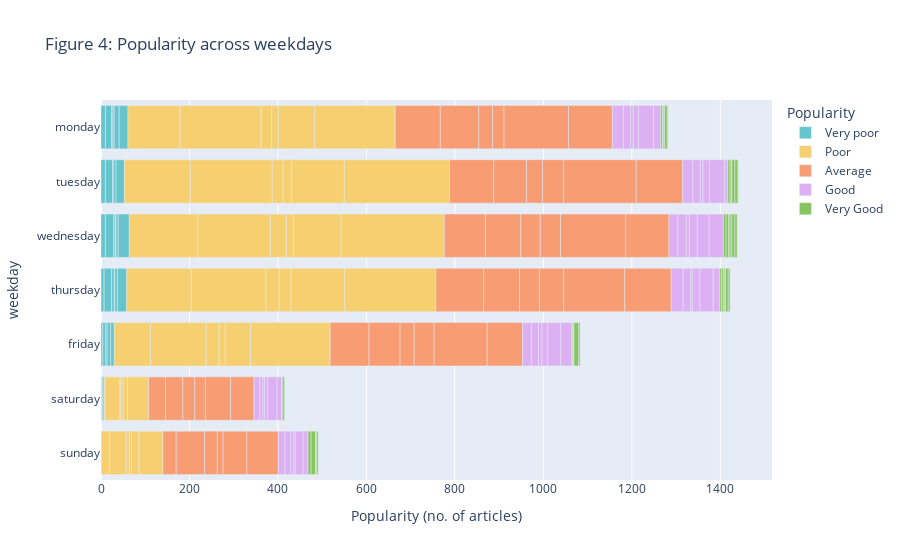

The code cell stored with this chart in its notebook:
### Code cell
fig1 = px.bar(data, x = "shares", y = "weekday", color = "Popularity", orientation = "h",
             labels = {
                 "shares": "Popularity (no. of articles)",
                 "weekday": "weekday"
             },
             title = "Figure 4: Popularity across weekdays", 
             color_discrete_sequence=px.colors.qualitative.Pastel,
             category_orders = {
                 "Popularity": ["Very poor", "Poor", "Average", "Good", "Very Good"],
                 "weekday": ["monday", "tuesday", "wednesday", "thursday", "friday", "saturday", "sunday"]}
             )

fig1.show()

### Figure 1 — Plotly figure (JSON) as saved in the notebook; plotly's stock layout.template omitted (floating-point values rounded to 4 significant figures)
{"data": [{"alignmentgroup": "True", "hovertemplate": "Popularity=Very poor<br>Popularity (no. of articles)=%{x}<br>weekday=%{y}<extra></extra>", "legendgroup": "Very poor", "marker": {"color": "rgb(102, 197, 204)"}, "name": "Very poor", "offsetgroup": "Very poor", "orientation": "h", "showlegend": true, "textposition": "auto", "type": "bar", "x": [4, 7, 3, 8, 8, 10, 14, 3, 3, 11, 20, 1, 1, 2, 3, 1, 7, 17, 6, 1, 6, 21, 10, 16, 2, 6, 19, 10, 19, 3, 2, 5, 25], "xaxis": "x", "y": ["friday", "friday", "friday", "friday", "friday", "monday", "monday", "monday", "monday", "monday", "monday", "saturday", "saturday", "saturday", "saturday", "sunday", "thursday", "thursday", "thursday", "thursday", "thursday", "thursday", "tuesday", "tuesday", "tuesday", "tuesday", "tuesday", "wednesday", "wednesday", "wednesday", "wednesday", "wednesday", "wednesday"], "yaxis": "y"}, {"alignmentgroup": "True", "hovertemplate": "Popularity=Poor<br>Popularity (no. of articles)=%{x}<br>weekday=%{y}<extra></extra>", "legendgroup": "Poor", "marker": {"color": "rgb(246, 207, 113)"}, "name": "Poor", "offsetgroup": "Poor", "orientation": "h", "showlegend": true, "textposition": "auto", "type": "bar", "x": [82, 126, 29, 14, 57, 180, 118, 183, 24, 15, 82, 182, 2, 34, 2, 5, 10, 48, 18, 38, 7, 5, 17, 54, 146, 169, 30, 27, 121, 206, 149, 185, 25, 19, 119, 238, 155, 164, 36, 16, 108, 233], "xaxis": "x", "y": ["friday", "friday", "friday", "friday", "friday", "friday", "monday", "monday", "monday", "monday", "monday", "monday", "saturday", "saturday", "saturday", "saturday", "saturday", "saturday", "sunday", "sunday", "sunday", "sunday", "sunday", "sunday", "thursday", "thursday", "thursday", "thursday", "thursday", "thursday", "tuesday", "tuesday", "tuesday", "tuesday", "tuesday", "tuesday", "wednesday", "wednesday", "wednesday", "wednesday", "wednesday", "wednesday"], "yaxis": "y"}, {"alignmentgroup": "True", "hovertemplate": "Popularity=Average<br>Popularity (no. of articles)=%{x}<br>weekday=%{y}<extra></extra>", "legendgroup": "Average", "marker": {"color": "rgb(248, 156, 116)"}, "name": "Average", "offsetgroup": "Average", "orientation": "h", "showlegend": true, "textposition": "auto", "type": "bar", "x": [88, 70, 32, 45, 120, 80, 102, 87, 31, 26, 146, 99, 38, 39, 27, 24, 57, 53, 30, 64, 29, 13, 54, 71, 108, 81, 45, 55, 138, 105, 100, 74, 36, 48, 164, 105, 93, 80, 44, 46, 147, 98], "xaxis": "x", "y": ["friday", "friday", "friday", "friday", "friday", "friday", "monday", "monday", "monday", "monday", "monday", "monday", "saturday", "saturday", "saturday", "saturday", "saturday", "saturday", "sunday", "sunday", "sunday", "sunday", "sunday", "sunday", "thursday", "thursday", "thursday", "thursday", "thursday", "thursday", "tuesday", "tuesday", "tuesday", "tuesday", "tuesday", "tuesday", "wednesday", "wednesday", "wednesday", "wednesday", "wednesday", "wednesday"], "yaxis": "y"}, {"alignmentgroup": "True", "hovertemplate": "Popularity=Good<br>Popularity (no. of articles)=%{x}<br>weekday=%{y}<extra></extra>", "legendgroup": "Good", "marker": {"color": "rgb(220, 176, 242)"}, "name": "Good", "offsetgroup": "Good", "orientation": "h", "showlegend": true, "textposition": "auto", "type": "bar", "x": [20, 16, 8, 13, 29, 25, 25, 16, 6, 12, 34, 16, 13, 7, 4, 7, 21, 10, 15, 13, 7, 3, 18, 11, 27, 17, 4, 17, 30, 15, 23, 17, 6, 15, 34, 7, 20, 19, 7, 18, 27, 32], "xaxis": "x", "y": ["friday", "friday", "friday", "friday", "friday", "friday", "monday", "monday", "monday", "monday", "monday", "monday", "saturday", "saturday", "saturday", "saturday", "saturday", "saturday", "sunday", "sunday", "sunday", "sunday", "sunday", "sunday", "thursday", "thursday", "thursday", "thursday", "thursday", "thursday", "tuesday", "tuesday", "tuesday", "tuesday", "tuesday", "tuesday", "wednesday", "wednesday", "wednesday", "wednesday", "wednesday", "wednesday"], "yaxis": "y"}, {"alignmentgroup": "True", "hovertemplate": "Popularity=Very Good<br>Popularity (no. of articles)=%{x}<br>weekday=%{y}<extra></extra>", "legendgroup": "Very Good", "marker": {"color": "rgb(135, 197, 95)"}, "name": "Very Good", "offsetgroup": "Very Good", "orientation": "h", "showlegend": true, "textposition": "auto", "type": "bar", "x": [2, 2, 1, 11, 3, 4, 1, 1, 3, 6, 2, 1, 2, 4, 1, 7, 10, 1, 2, 3, 4, 4, 2, 3, 6, 4, 5, 3, 1, 7, 7, 1, 6, 6, 3, 4, 7, 5], "xaxis": "x", "y": ["friday", "friday", "friday", "friday", "friday", "monday", "monday", "monday", "monday", "monday", "monday", "saturday", "saturday", "saturday", "saturday", "sunday", "sunday", "sunday", "sunday", "sunday", "thursday", "thursday", "thursday", "thursday", "thursday", "thursday", "tuesday", "tuesday", "tuesday", "tuesday", "tuesday", "tuesday", "wednesday", "wednesday", "wednesday", "wednesday", "wednesday", "wednesday"], "yaxis": "y"}], "layout": {"barmode": "relative", "legend": {"title": {"text": "Popularity"}, "tracegroupgap": 0}, "title": {"text": "Figure 4: Popularity across weekdays"}, "xaxis": {"anchor": "y", "domain": [0, 1], "title": {"text": "Popularity (no. of articles)"}}, "yaxis": {"anchor": "x", "categoryarray": ["sunday", "saturday", "friday", "thursday", "wednesday", "tuesday", "monday"], "categoryorder": "array", "domain": [0, 1], "title": {"text": "weekday"}}}}
